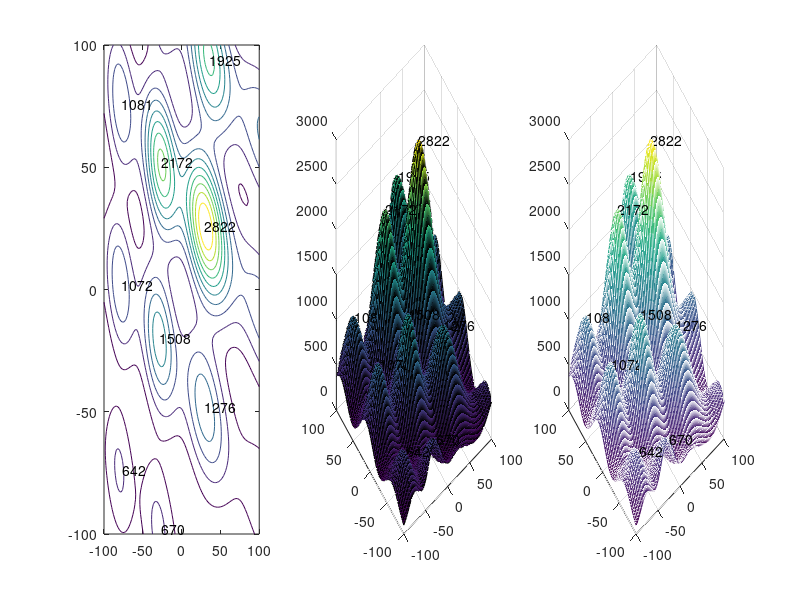

Reproduce this figure in MATLAB.
n=100; [x,y]=meshgrid(-n:2:n,-n:2:n); % the grid points
z1=sin((x-.002*x.*x)/n*5).^2+1;
z2=sin((x+2*y)/n*2).^2+.5;
t1=80; w1=t1*t1./((x-20).^2+(y-40).^2+t1*t1);
z=z1.*z2.*w1*1000+rand(size(z1))*.1; % values of the grid points

left_compare = [false(101,1) z(:,1:end - 1) < z(:,2:end)];
right_compare = [z(:,1:end - 1) > z(:,2:end) false(101,1)];
up_compare = [false(1,101); z(1:end - 1,:) < z(2:end,:)];
down_compare = [z(1:end - 1,:) > z(2:end,:);false(1,101)];

rd_dia_compare = [z(1:end - 1,1:end - 1) > z(2:end, 2:end) false(100,1)];
rd_dia_compare = [rd_dia_compare ; false(1,101)];
lu_dia_compare = [false(100,1) z(1:end - 1,1:end - 1) < z(2:end, 2:end)];
lu_dia_compare = [false(1,101) ; lu_dia_compare];
ru_dia_compare = [z(2:end,1:end - 1) > z(1:end - 1,2:end) false(100,1)];
ru_dia_compare = [false(1,101);ru_dia_compare];
ld_dia_compare = [false(100,1) z(2:end,1:end - 1) < z(1:end - 1,2:end)];
ld_dia_compare = [ld_dia_compare;false(1,101)];
result = up_compare & down_compare & left_compare & right_compare & rd_dia_compare & ru_dia_compare & ld_dia_compare & lu_dia_compare;

subplot(1,3,1)
contour(x,y,z)
local_max = num2str(round(z(result)));
text(x(result),y(result),local_max)
subplot(1,3,2)
surf(x,y,z)
text(x(result),y(result),z(result),local_max);
subplot(1,3,3)
mesh(x,y,z)
text(x(result),y(result),z(result),local_max);